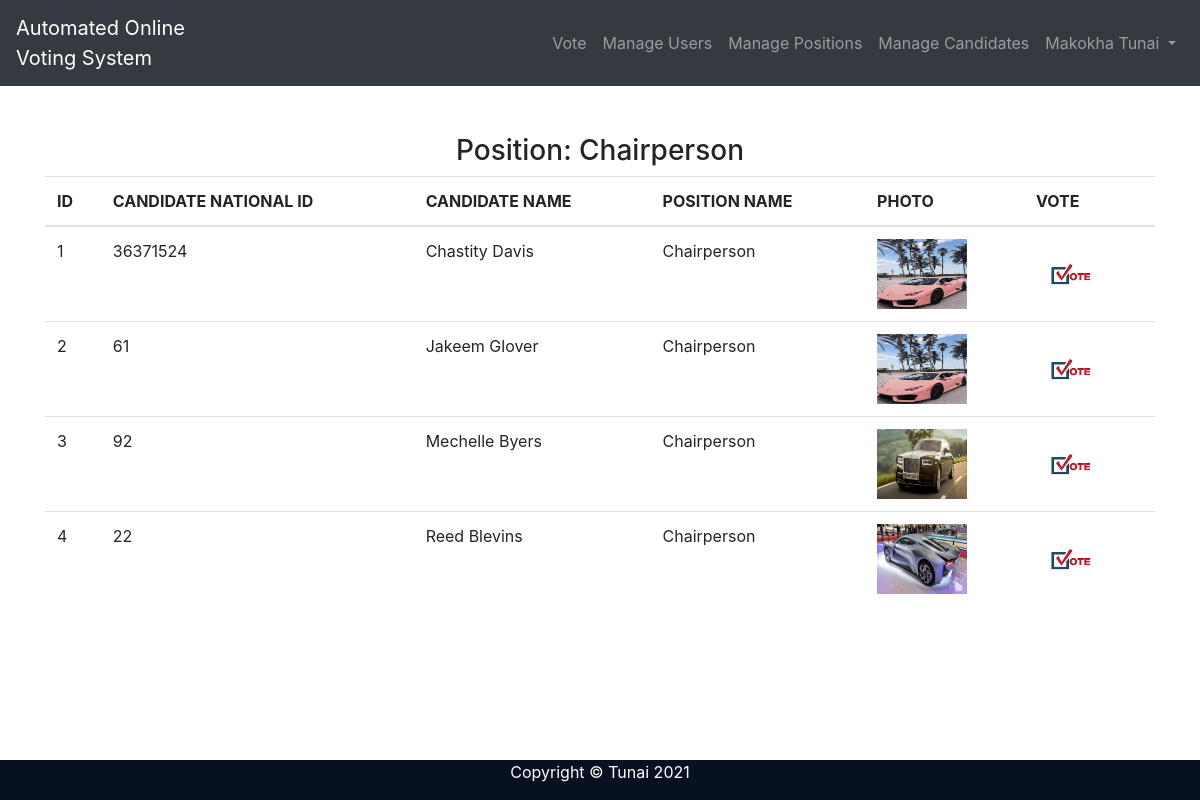
The page /voting-system/chairperson.php (signed in) on the database its author committed.
### tables this page shows
CREATE TABLE `candidate` (
  `id` int(5) NOT NULL,
  `user_id` int(5) NOT NULL,
  `position_id` int(5) NOT NULL
);

CREATE TABLE `user` (
  `id` int(5) NOT NULL,
  `national_id` int(6) NOT NULL,
  `names` varchar(50) NOT NULL,
  `password` varchar(100) NOT NULL,
  `email` varchar(20) NOT NULL,
  `phone_no` varchar(15) NOT NULL,
  `locality` varchar(50) NOT NULL,
  `photo` varchar(50) NOT NULL,
  `admin` tinyint(1) NOT NULL DEFAULT 0
);

CREATE TABLE `position` (
  `id` int(5) NOT NULL,
  `name` varchar(20) NOT NULL
);

### voting-system/chairperson.php (the view, shortened to what this page needs)
<?php
require 'connect.php';
$sql = "SELECT user.names, user.national_id, user.photo, position.name, candidate.position_id, candidate.id as candidate_id FROM user, position,
candidate WHERE user.id = candidate.user_id and position.id = candidate.position_id and position.name = 'Chairperson'";
$result = mysqli_query($con, $sql) or die(mysqli_error($con));
$rows = mysqli_fetch_all($result, 1);
?>
<!doctype html>
<html lang="en">
<head>
    <link rel="stylesheet" href="css/bootstrap.min.css">
</head>
<body>
<?php include 'nav.php'?>
<div class="container mt-5">
    <div class="row justify-content-center">
        <div class="col-sm-12">
            <h3 class="text-center"> Position: Chairperson</h3>
            <table class="table" id="example">
                <thead>
                <tr>
                    <th>ID</th>
                    <th>CANDIDATE NATIONAL ID</th>
                    <th>CANDIDATE NAME</th>
                    <th>POSITION NAME</th>
                    <th>PHOTO</th>
                    <th>VOTE</th>
                </tr>
                </thead>
                <tbody>
                <?php $counter = 1 ?>
                <?php foreach ($rows as $chair): ?>
                    <tr>
                        <td><?= $counter++ ?></td>
                        <td><?= $chair["national_id"] ?></td>
                        <td><?= $chair["names"] ?></td>
                        <td><?= $chair["name"] ?></td>
                        <td><img src="<?= $chair['photo'] ?>" width="90" height="70" alt="<?= $chair["names"] ?>"></td>
                        <td>
                            <a href="save_vote.php?position=<?=$chair["position_id"]?>&candidate=<?=$chair["candidate_id"]?>
"><img src="uploads/download.png" height="70px" width="70px" alt="" onclick="processClick();" "></a>
                        </td>
                    </tr>
                <?php endforeach; ?>
                </tbody>
            </table>
        </div>
    </div>
</div>
<?php include 'footer.php'?>
</body>
</html>

### voting-system/nav.php (shortened to what this page needs)
<nav class="navbar navbar-expand-md bg-dark navbar-dark">
    <a class="navbar-brand" href="#">Automated Online <br>
        Voting System</a>
    <div class="collapse navbar-collapse" id="collapsibleNavbar">
        <ul class="navbar-nav ml-auto">
            <?php if (isset($_SESSION["logged_in"])): ?>
                <li class="nav-item nav">
                    <a class="nav-link" href="vote.php">Vote</a>
                </li>
            <?php if ($_SESSION["admin"] ==1 ): ?>
                <li class="nav-item">
                    <a class="nav-link" href="fetch_user.php">Manage Users</a>
                </li>
                <?php endif; ?>
            <?php if ($_SESSION["admin"] ==1 ): ?>
                <li class="nav-item">
                    <a class="nav-link" href="fetch_position.php">Manage Positions</a>
                </li>
                <?php endif; ?>
                <?php if ($_SESSION["admin"] ==1 ): ?>
                <li class="nav-item">
                    <a class="nav-link" href="fetch_candidate.php">Manage Candidates</a>
                </li>
                <?php endif; ?>
                <li class="nav-item dropdown">
                <a class="nav-link dropdown-toggle" href="#" id="navbardrop" data-toggle="dropdown">
                      <?= $_SESSION['names'] ?>
                    </a>
                </li>
            <?php endif; ?>
        </ul>
    </div>
</nav>

### voting-system/footer.php (shortened to what this page needs)
<!DOCTYPE html>
<html>
<head>
</head>
<body>
<div class="footer">
    <p>Copyright &copy; Tunai 2021</p>
</div>
</body>
</html>

### voting-system/footer.php (style rules this page uses)
.footer { margin-top: 100px; position:fixed; left: 0; bottom: 0; width: 100%; background-color: #071122; color: white; text-align: center; }

### rows shown on the page
candidate: user.national_id "36371524", user.names "Chastity Davis", position.name "Chairperson", user.photo (picture)
candidate: user.national_id "61", user.names "Jakeem Glover", position.name "Chairperson", user.photo (picture)
candidate: user.national_id "92", user.names "Mechelle Byers", position.name "Chairperson", user.photo (picture)
candidate: user.national_id "22", user.names "Reed Blevins", position.name "Chairperson", user.photo (picture)

### other values the page prints
$_SESSION['names'] "Makokha Tunai"
